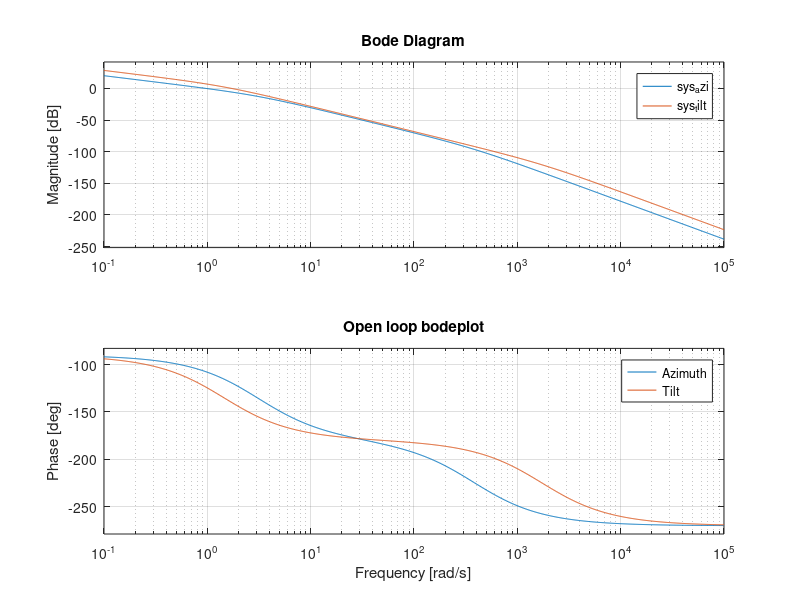

Recreate this plot in MATLAB. (Note: this script raises an error after producing the figure.)
%% bodeplot
clc
close all;
clear all;

s=tf('s');
sys_azi=(17.63*10^3)/(s*((7.73*s+3.97)*(724.31+1.88*s)+17.63*810.90));
sys_tilt=(404.91* 10^3)/(s*((15.44*s + 5.16)*(6.73* 10^3 + 3.87*s) + 404.91*285.57));

figure;
bode(sys_azi, sys_tilt)
title('Open loop bodeplot');
legend('Azimuth', 'Tilt');
grid("on");

%% zoomed bodeplot

h=bodeplot(sys_azi, sys_tilt);

%Zoom
axesHandles = findall(h,'type','axes');

magAx = axesHandles(1);
phaseAx = axesHandles(2); 

ylim(magAx, [-40, 10]);
xlim(magAx, [1 15]);
xlim(phaseAx, [1 15]);
ylim(phaseAx, [-180,-90]);
title("Open loop zoomed")
legend('Azimuth', 'Tilt');
grid("on");


%% P-controller
d_azi=24.83;
d_tilt=4.32;

CL_azi=(d_azi*sys_azi)/(1+d_azi*sys_azi);
CL_tilt=(d_tilt*sys_tilt)/(1+d_tilt*sys_tilt);

figure;
step(CL_azi, CL_tilt, RespConfig('StepAmplitude', 90));
hold on
t_limits = get(gca, 'XLim'); 
plot(t_limits, [90 90], 'Color', [0.5 0.5 0.5])

title('Closed loop step response');
legend('Azimuth', 'Tilt', 'Target');
grid("on")

hold off

%% time until accurate within specs - Kindly sponsered by ChatGPT

% --- Tolerancer (grader) ---
tol_azi_deg  = 9.17e-3;     % tolerance for azimuth i grader
tol_tilt_deg = 4.58e-3;      % tolerance for tilt i grader

Amp = 90;                  % step amplitude (grader)

% ============================================================
% Helperfunktion (simpel & sikker i MATLAB)
% ============================================================
function Ts = settling_time(y, t, tol_deg)
    
    y_end = y(end);
    within_tol = abs(y - y_end) <= tol_deg;

    % suffix_all(i) = true hvis alle samples fra i..end ligger indenfor tol
    suffix_all = flipud(cummin(flipud(within_tol)));

    k = find(suffix_all, 1, 'first');
    if isempty(k)
        Ts = NaN;
    else
        Ts = t(k);
    end
end
% ============================================================
% --- AZIMUTH ---
% ============================================================
[y_azi, t_azi] = step(Amp * CL_azi);
Ts_azi = settling_time(y_azi, t_azi, tol_azi_deg);

% ============================================================
% --- TILT ---
% ============================================================
[y_tilt, t_tilt] = step(Amp * CL_tilt);
Ts_tilt = settling_time(y_tilt, t_tilt, tol_tilt_deg);

% ============================================================
% --- Resultater ---
% ============================================================
disp(['Settling time (azi)  to ±' num2str(tol_azi_deg)  ' deg: ' num2str(Ts_azi)  ' s']);
disp(['Settling time (tilt) to ±' num2str(tol_tilt_deg) ' deg: ' num2str(Ts_tilt) ' s']);

% ============================================================
% --- Plot (med korrekte tolerancer) ---
% ============================================================
figure;

subplot(2,1,1)
plot(t_azi, y_azi); hold on
yline(y_azi(end) + tol_azi_deg,'--'); 
yline(y_azi(end) - tol_azi_deg,'--');
xline(Ts_azi,'r--');
title('Azimuth response (deg)'); grid on
legend('y_{azi}','upper tol','lower tol','Ts','Location','best')

subplot(2,1,2)
plot(t_tilt, y_tilt); hold on
yline(y_tilt(end) + tol_tilt_deg,'--'); 
yline(y_tilt(end) - tol_tilt_deg,'--');
xline(Ts_tilt,'r--');
title('Tilt response (deg)'); grid on
legend('y_{tilt}','upper tol','lower tol','Ts','Location','best')
